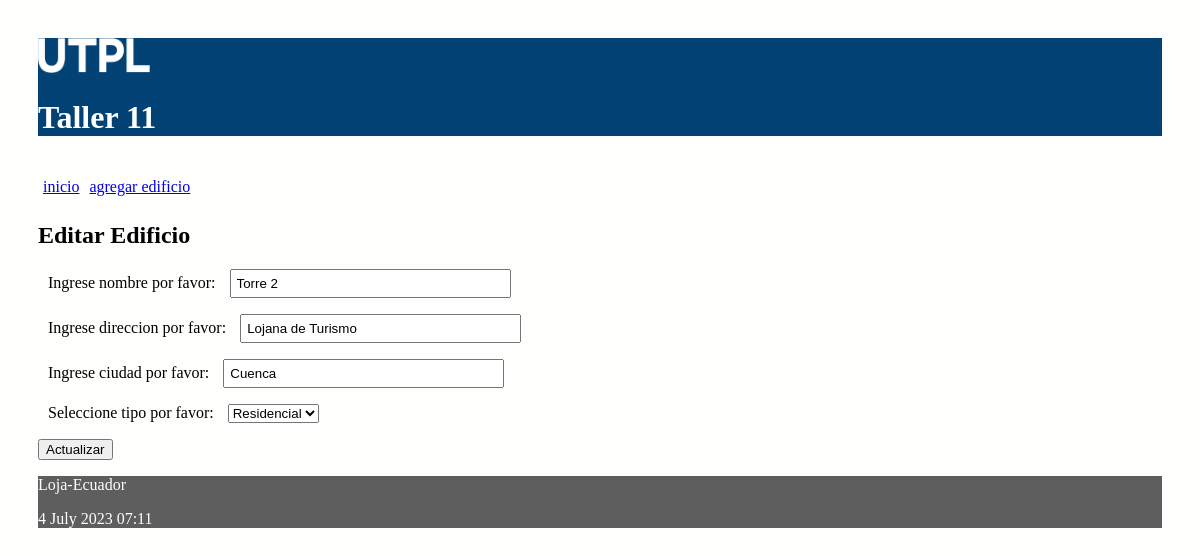
The app's page /editarEdificio/2 with its own data.
### condominios/models.py (models this page shows, shortened)
class Edificio(models.Model):
    tipoE = (
        ('residencial', 'Residencial'),
        ('comercial', 'Comercial'),
        )
    nombre = models.CharField(max_length=30)
    direccion = models.CharField(max_length=30)
    ciudad = models.CharField(max_length=30)
    tipo = models.CharField(max_length=30, \
                            choices=tipoE)

### condominios/views.py (the view)
# urls.py: path('editarEdificio/<int:id>', views.editarEdificio,
def editarEdificio(request, id):
    edificio = Edificio.objects.get(pk=id)
    if request.method=='POST':
        formulario = EdificioForm(request.POST, instance=edificio)
        print(formulario.errors)
        if formulario.is_valid():
            formulario.save()
            return redirect(index)
    else:
        formulario = EdificioForm(instance=edificio)
    diccionario = {'formulario': formulario}
    return render(request, 'editarEdificio.html', diccionario)

### condominios/forms.py (shortened to what this page needs)
class EdificioForm(ModelForm):
    class Meta:
        model = Edificio
        fields = ['nombre', 'direccion', 'ciudad', 'tipo']
        labels = {
            'nombre': _('Ingrese nombre por favor'),
            'direccion': _('Ingrese direccion por favor'),
            'ciudad': _('Ingrese ciudad por favor'),
            'tipo': _('Seleccione tipo por favor'),
        }

### condominios/templates/editarEdificio.html (shortened to what this page needs)
{% extends "master.html" %}
{% block content %}
<h2>Editar Edificio</h3>
<form action="" method="post">
  {{formulario.as_p}}
  <p><input type='submit' value='Actualizar'/></p>
</form>
{% endblock %}

### condominios/static/css/estilos.css (style rules this page uses)
body { background: #FEFEFD; padding: 30px; }
input[type=text], input[type=number] { width: 25%; padding: 5px 5px; box-sizing: border-box; }
label { padding: 12px 10px; }

### records on screen
Edificio: nombre "Torre 2", direccion "Lojana de Turismo", ciudad "Cuenca", tipo "Residencial"
